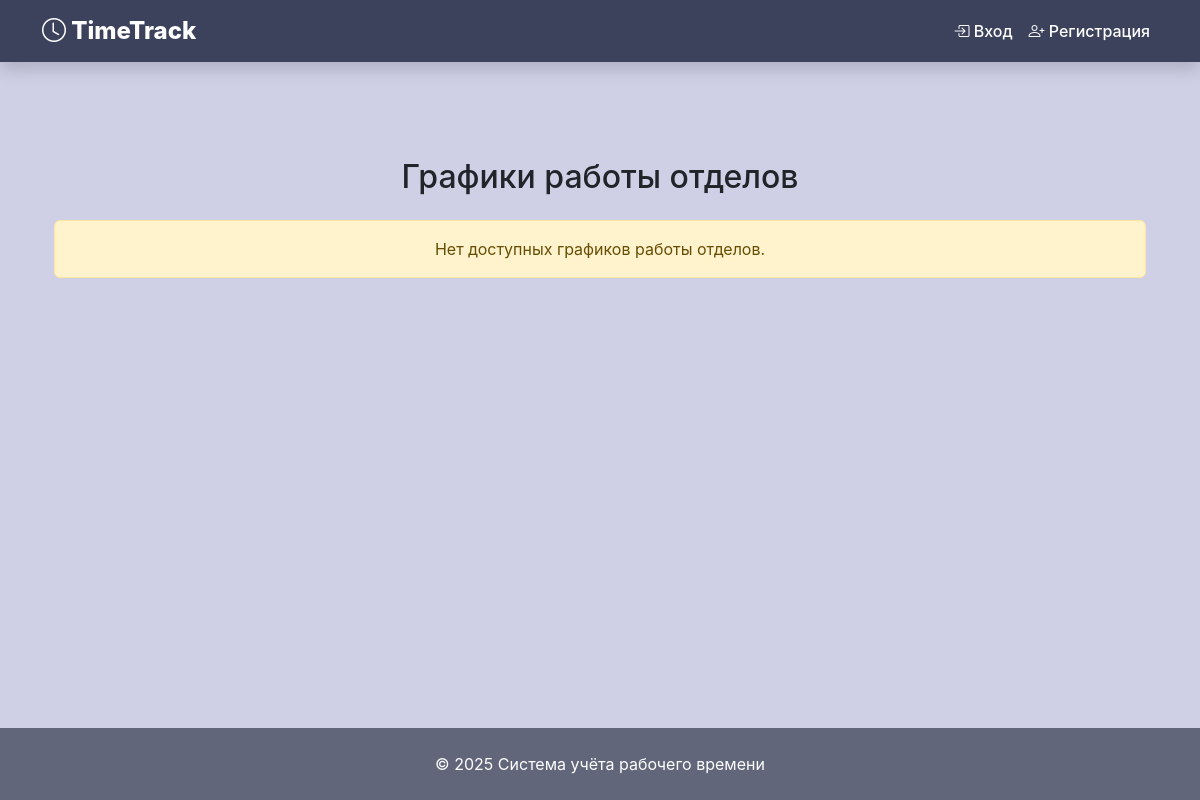
/schedules/, run on an earlier commit of the app's database.
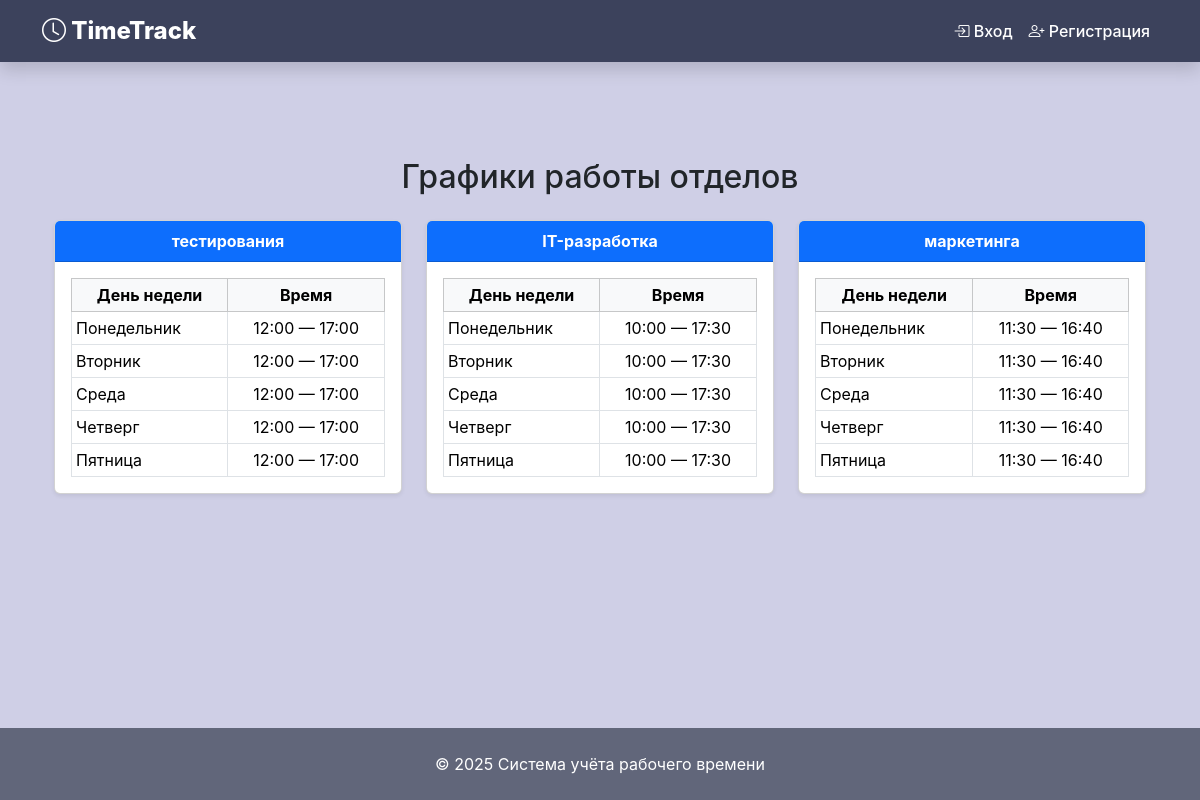
And on a later commit of the database.
### time_site/models.py (models this page shows, shortened)
class Department(models.Model):
    name = models.CharField(max_length=100, unique=True)
    manager = models.ForeignKey(
        'CustomUser',
        on_delete=models.SET_NULL,
        null=True,
        blank=True,
        limit_choices_to={'role': 'Руководитель'},
        related_name='managed_departments'
    )
    class Meta:
        verbose_name = 'Отдел'
        verbose_name_plural = 'Отделы'

class DepartmentWorkSchedule(models.Model):
    department = models.OneToOneField("Department", on_delete=models.CASCADE, related_name="schedule")
    work_start = models.TimeField()
    work_end = models.TimeField()
    working_days = models.CharField(
        max_length=20,
        default="0,1,2,3,4",
        help_text="Дни недели, когда работает отдел: 0=Пн, ..., 6=Вс"
    )
    working_days = models.CharField(max_length=20)

### time_site/views/shedule.py (the view)
# urls.py: path("schedules/", shedule.work_schedules_view, name="work_schedules"),
def work_schedules_view(request):
    schedules = DepartmentWorkSchedule.objects.select_related("department").all()
    schedules_with_days = []
    for schedule in schedules:
        working_days = [int(d) for d in schedule.working_days.split(",")]
        schedules_with_days.append({
            "department": schedule.department.name,
            "work_start": schedule.work_start,
            "work_end": schedule.work_end,
            "working_days": working_days
        })
    context = {
        "schedules": schedules_with_days,
        "weekdays": WEEKDAYS,
    }
    return render(request, "shedule/work_shedules.html", context)

### time_site/templates/shedule/work_shedules.html
{% extends 'base.html' %}
{% block content %}
<div class="container mt-5">
    <h2 class="mb-4 text-center">Графики работы отделов</h2>
    <div class="row">
        {% for schedule in schedules %}
            <div class="col-md-6 col-lg-4 mb-4">
                <div class="card shadow-sm h-100">
                    <div class="card-header bg-primary text-white text-center fw-bold">
                        {{ schedule.department }}
                    </div>
                    <div class="card-body p-3">
                        <table class="table table-sm table-bordered mb-0">
                            <thead class="table-light text-center">
                                <tr>
                                    <th>День недели</th>
                                    <th>Время</th>
                                </tr>
                            </thead>
                            <tbody>
                                {% for i, name in weekdays %}
                                    {% if i in schedule.working_days %}
                                        <tr>
                                            <td>{{ name }}</td>
                                            <td class="text-center">
                                                {{ schedule.work_start|time:"H:i" }} — {{ schedule.work_end|time:"H:i" }}
                                            </td>
                                        </tr>
                                    {% endif %}
                                {% endfor %}
                            </tbody>
                        </table>
                    </div>
                </div>
            </div>
        {% empty %}
            <div class="col-12">
                <div class="alert alert-warning text-center">
                    Нет доступных графиков работы отделов.
                </div>
            </div>
        {% endfor %}
    </div>
</div>
{% endblock %}

What changed in the data, as far as the page shows it:
now on this page (row edited): Department: department "тестирования"
added DepartmentWorkSchedule: work_start "12:00" "12:00" "12:00" "12:00" "12:00", work_end "17:00" "17:00" "17:00" "17:00" "17:00"
now on this page (row edited): Department: department "IT-разработка"
added DepartmentWorkSchedule: work_start "10:00" "10:00" "10:00" "10:00" "10:00", work_end "17:30" "17:30" "17:30" "17:30" "17:30"
now on this page (row edited): Department: department "маркетинга"
added DepartmentWorkSchedule: work_start "11:30" "11:30" "11:30" "11:30" "11:30", work_end "16:40" "16:40" "16:40" "16:40" "16:40"
Also different on the page:
new list line: "День недели Время Понедельник — Вторник — Среда — Четверг — Пятница —"
text no longer shown: "Нет доступных графиков работы отделов."
